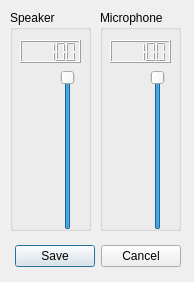
<?xml version="1.0" encoding="UTF-8"?>
<ui version="4.0">
 <class>SoundManagerWindow</class>
 <widget class="QDialog" name="SoundManagerWindow">
  <property name="geometry">
   <rect>
    <x>0</x>
    <y>0</y>
    <width>194</width>
    <height>282</height>
   </rect>
  </property>
  <property name="windowTitle">
   <string>Parameters</string>
  </property>
  <property name="locale">
   <locale language="English" country="UnitedStates"/>
  </property>
  <widget class="QDialogButtonBox" name="saveBtn">
   <property name="geometry">
    <rect>
     <x>10</x>
     <y>240</y>
     <width>171</width>
     <height>32</height>
    </rect>
   </property>
   <property name="locale">
    <locale language="English" country="UnitedStates"/>
   </property>
   <property name="orientation">
    <enum>Qt::Horizontal</enum>
   </property>
   <property name="standardButtons">
    <set>QDialogButtonBox::Cancel|QDialogButtonBox::Save</set>
   </property>
  </widget>
  <widget class="QGroupBox" name="groupBox">
   <property name="geometry">
    <rect>
     <x>10</x>
     <y>10</y>
     <width>81</width>
     <height>221</height>
    </rect>
   </property>
   <property name="title">
    <string>Speaker</string>
   </property>
   <widget class="QSlider" name="speakerSlider">
    <property name="geometry">
     <rect>
      <x>50</x>
      <y>60</y>
      <width>16</width>
      <height>160</height>
     </rect>
    </property>
    <property name="maximum">
     <number>100</number>
    </property>
    <property name="value">
     <number>100</number>
    </property>
    <property name="orientation">
     <enum>Qt::Vertical</enum>
    </property>
    <property name="tickInterval">
     <number>1</number>
    </property>
   </widget>
   <widget class="QLCDNumber" name="displaySpeaker">
    <property name="geometry">
     <rect>
      <x>10</x>
      <y>30</y>
      <width>61</width>
      <height>23</height>
     </rect>
    </property>
    <property name="intValue" stdset="0">
     <number>100</number>
    </property>
   </widget>
  </widget>
  <widget class="QGroupBox" name="groupBox_2">
   <property name="geometry">
    <rect>
     <x>100</x>
     <y>10</y>
     <width>81</width>
     <height>221</height>
    </rect>
   </property>
   <property name="title">
    <string>Microphone</string>
   </property>
   <widget class="QSlider" name="microphoneSlider">
    <property name="geometry">
     <rect>
      <x>50</x>
      <y>60</y>
      <width>16</width>
      <height>160</height>
     </rect>
    </property>
    <property name="maximum">
     <number>100</number>
    </property>
    <property name="value">
     <number>100</number>
    </property>
    <property name="orientation">
     <enum>Qt::Vertical</enum>
    </property>
    <property name="tickInterval">
     <number>1</number>
    </property>
   </widget>
   <widget class="QLCDNumber" name="displayMicrophone">
    <property name="geometry">
     <rect>
      <x>10</x>
      <y>30</y>
      <width>61</width>
      <height>23</height>
     </rect>
    </property>
    <property name="intValue" stdset="0">
     <number>100</number>
    </property>
   </widget>
  </widget>
 </widget>
 <resources/>
 <connections>
  <connection>
   <sender>saveBtn</sender>
   <signal>accepted()</signal>
   <receiver>SoundManagerWindow</receiver>
   <slot>accept()</slot>
   <hints>
    <hint type="sourcelabel">
     <x>248</x>
     <y>254</y>
    </hint>
    <hint type="destinationlabel">
     <x>157</x>
     <y>274</y>
    </hint>
   </hints>
  </connection>
  <connection>
   <sender>saveBtn</sender>
   <signal>rejected()</signal>
   <receiver>SoundManagerWindow</receiver>
   <slot>reject()</slot>
   <hints>
    <hint type="sourcelabel">
     <x>316</x>
     <y>260</y>
    </hint>
    <hint type="destinationlabel">
     <x>286</x>
     <y>274</y>
    </hint>
   </hints>
  </connection>
 </connections>
</ui>
